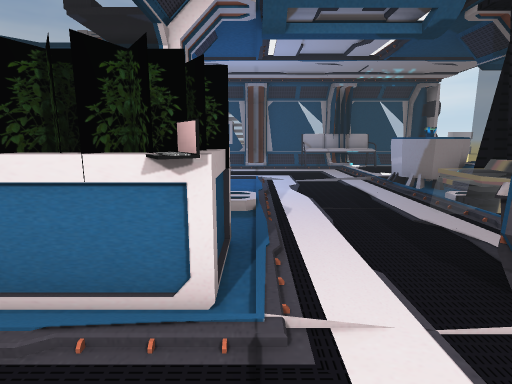
View 1 (above)

24 first-person views from a walk through a scene from a Unity 3-D project. The camera is 1.4 m above the floor, tilts 10° down and sees 80° across. Doors are open. The floor is counted in squares, 1 m on a side. Each view is taken from the middle of a square. On the plan, view 1 faces up. The plan holds only what a view shows up to about 14 squares ahead; the rest is blank. The place goes on beyond the plan. The player is left out.

View 2
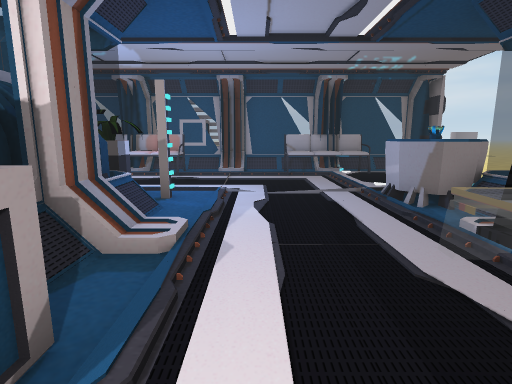

View 3
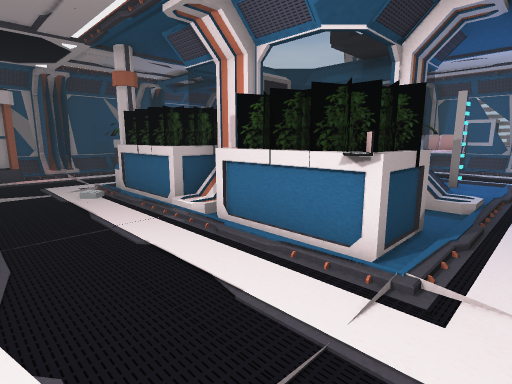

View 4
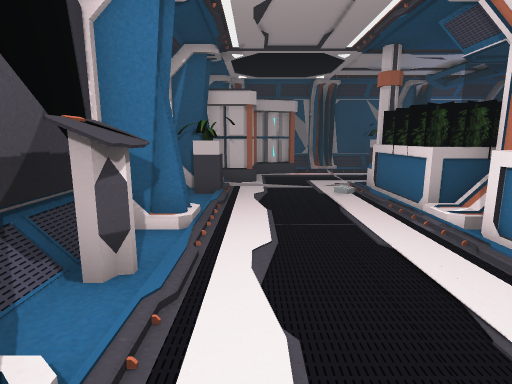

View 5
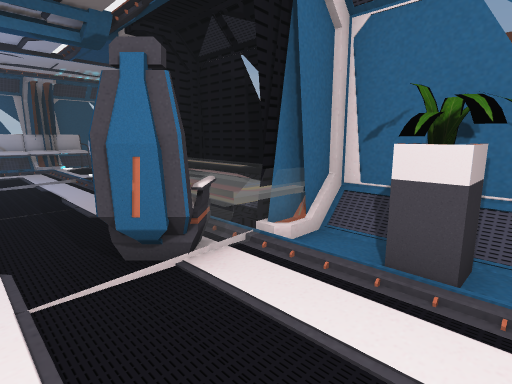

View 6
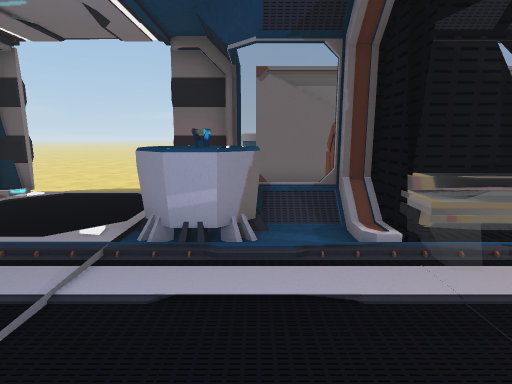

View 7
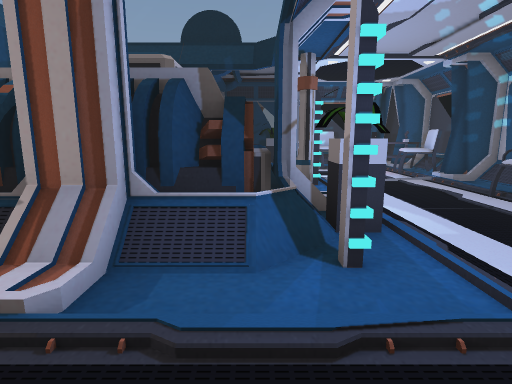

View 8
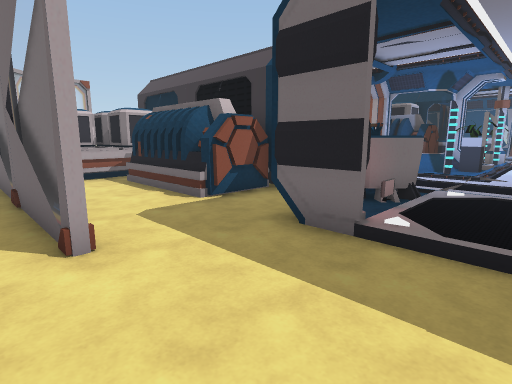

View 9
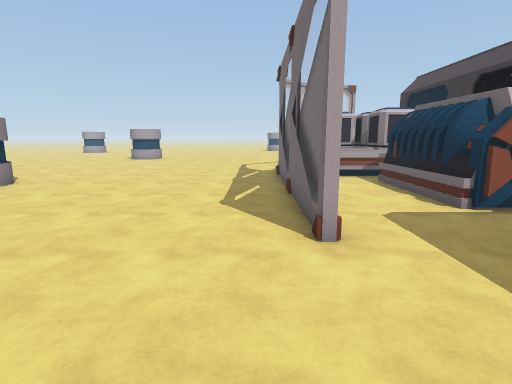

View 10
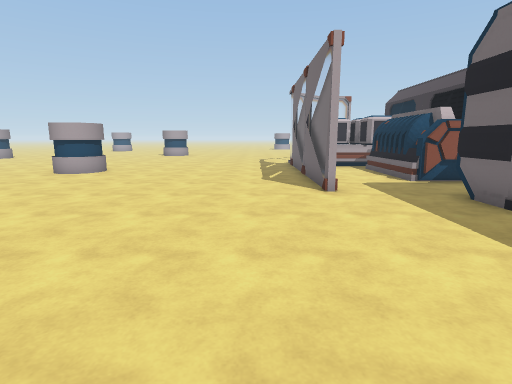

View 11
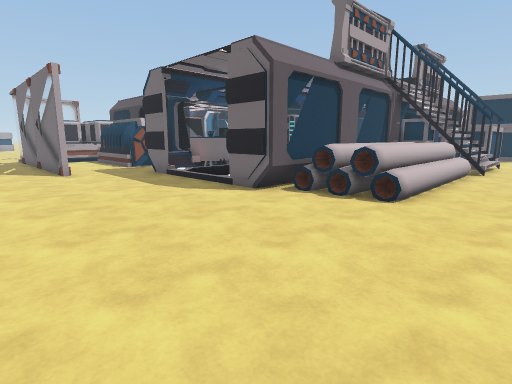

View 12
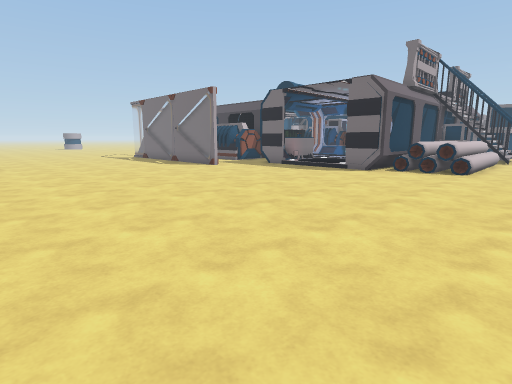

View 13
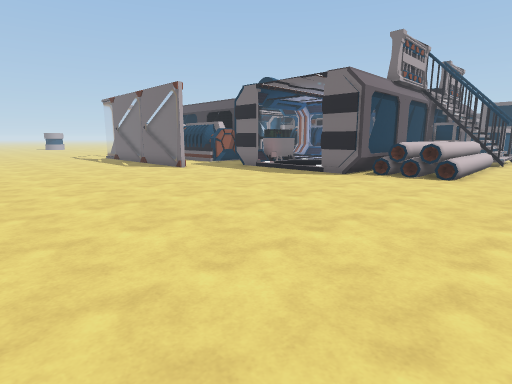

View 14
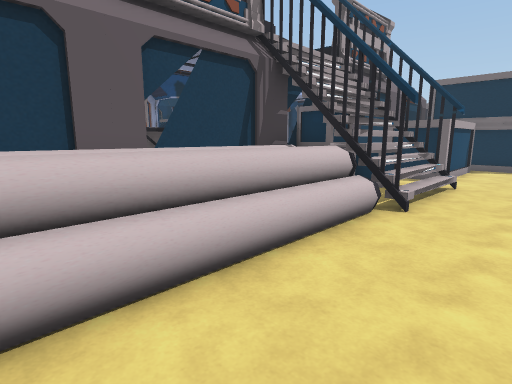

View 15
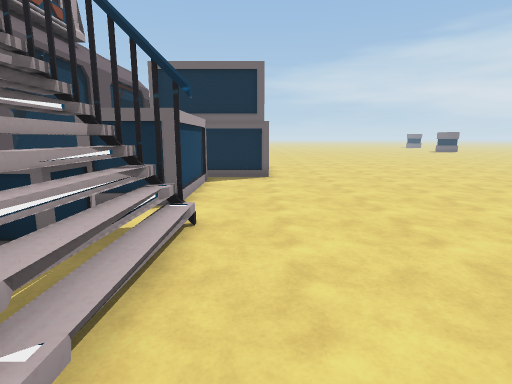

View 16
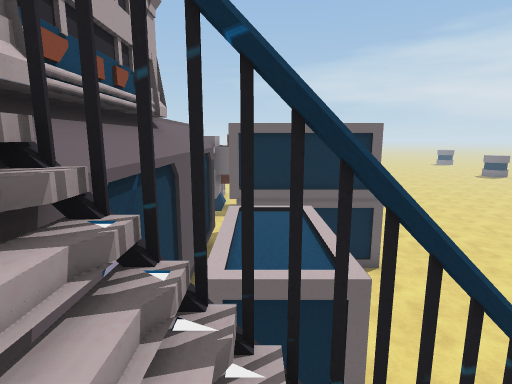

View 17
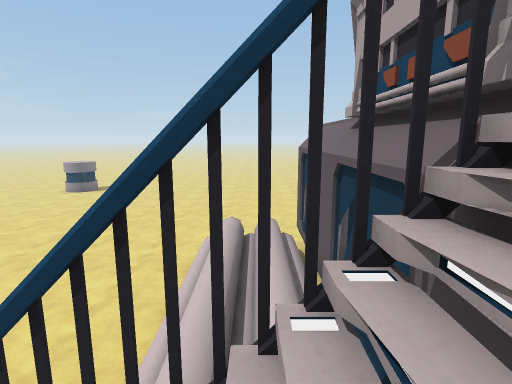

View 18
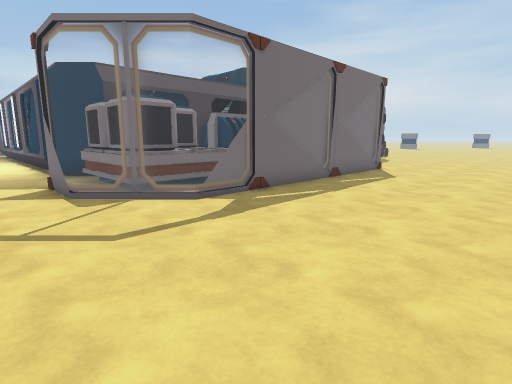

View 19
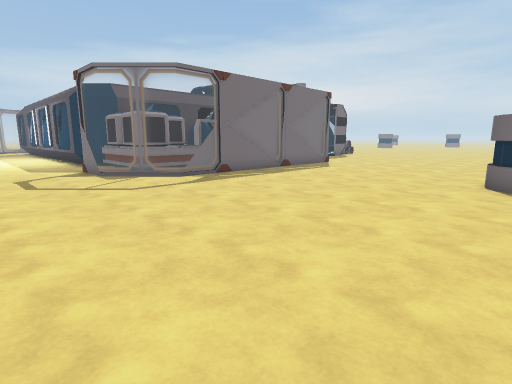

View 20
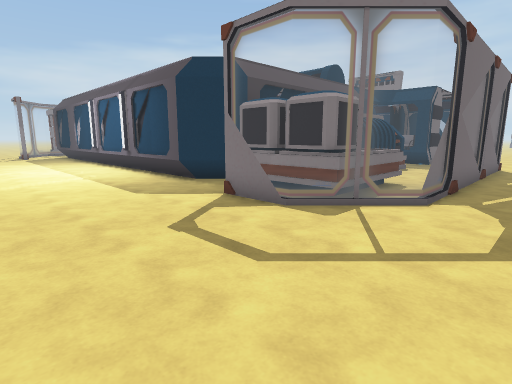

View 21
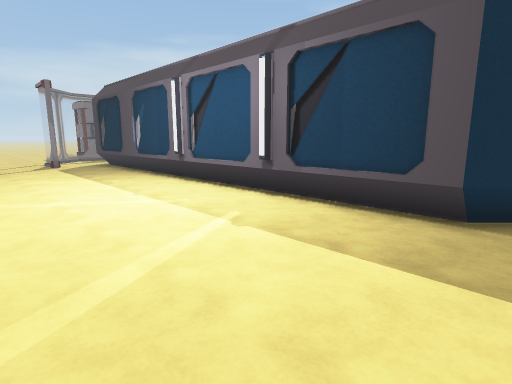

View 22
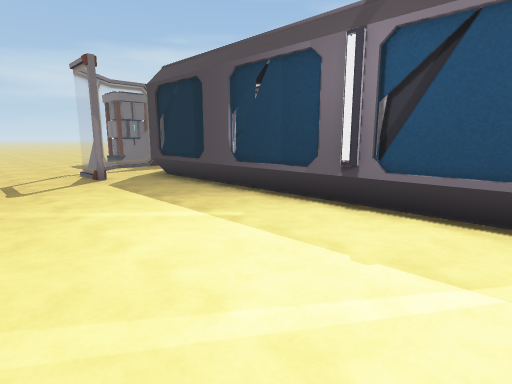

View 23
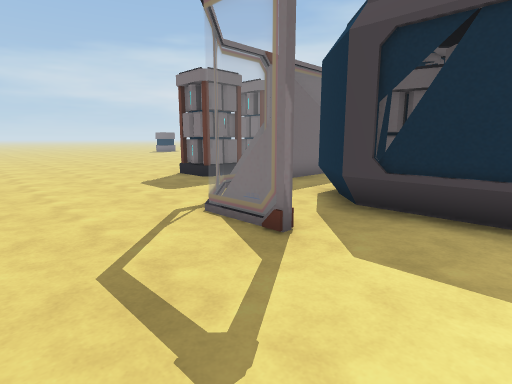

View 24
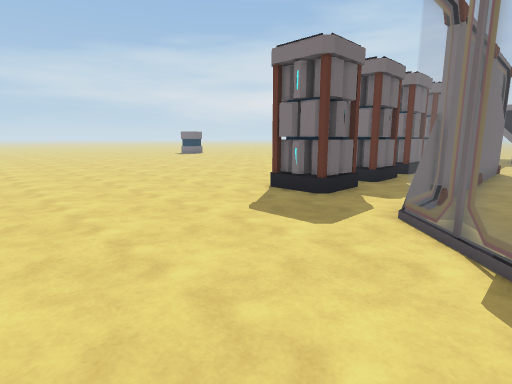

### Floor plan
Key: @ floor where view 1 was taken; # wall or solid block; . main floor; : floor 0.25 m higher than the main floor; + floor 4 m higher than the main floor; * floor 4.5 m higher than the main floor; / step, stairs or slope; D open door; = window, fence, low wall or low ledge; v drop or lower ground; S sofa; P projector; L laptop; A plant; C container; U column; B battery; N console; T table; H chair; M monitor; O other object.
Columns run from 25 left of view 1 to 21 right of it. Each row starts with its distance up from view 1.
 21                .............................. .
 20                O..............................
 19                O...../////.....................
 18                OOOOOO#///#OOOOOOO..............
 17                OOOOOOO///v OOOOOO..............
 16               ..####=#///#OOOOOOO#.............
 15              #T=##/###+//#//S#S//#.............
 14              TTHH#..+*++.:.SSSS..D............
 13                .H............:...D............
 12              OO  ............:...D............
 11              OO    ..........:...D............
 10                  U#::/::::...:PMMD............
  9             O    #U/ #A##:...PPP=#............
  8             O      =C#OO#:.../P#....=.........
  7       BB            CCOO/:..../.....=..........
  6          #.        CC OO//...O#OOO..=..........
  5        B =. O      CC  O/:... OOOO..=..........
  4       BB =. O         OOO:... OOOO..=........OO
  3        . =. =:.. UU O#OOOO.OO OOOO..=........O
  2       BB #. #:...UOOO/OOL:.OOO#OOO..=........O
  1  ..  BBB.=. =:................/CCCC.=..........
  0 ....   ..=..B ...........@ ..AACCCC.=..........
 -1 ..... BB.=..B ........... . ../CCCC.=..........
 -2 .....BBB.=..##  :#:::::N::    #CC C.=..........
 -3 .........=..##=BB#A==#=N=#= =##CCCC=...........
 -4 ..........=.....................===............
 -5 ...........===.................................
 -6 ...............................................
 -7 ..............................................
 -8 ......................................  ..... .
 -9      .......... . ..... ..... . ..... .

Where each view was taken, in squares from view 1:
view 1: 0 up, 0 right, facing up
view 2: 2 up, 1 right, facing up
view 3: 1 down, 1 right, facing up-left
view 4: 1 down, 1 right, facing left
view 5: 1 down, 1 right, facing up-right
view 6: 8 up, 0 right, facing right
view 7: 8 up, 2 right, facing left
view 8: 12 up, 12 right, facing down-left
view 9: 12 up, 12 right, facing down
view 10: 16 up, 13 right, facing down
view 11: 21 up, 14 right, facing down-left
view 12: 21 up, 21 right, facing down-left
view 13: 21 up, 19 right, facing down-left
view 14: 21 up, 6 right, facing down-left
view 15: 20 up, 1 right, facing left
view 16: 17 up, 2 left, facing left
view 17: 17 up, 2 left, facing right
view 18: 6 down, 17 right, facing up-left
view 19: 8 down, 21 right, facing up-left
view 20: 9 down, 13 right, facing up-left
view 21: 9 down, 5 right, facing up-left
view 22: 9 down, 1 left, facing up-left
view 23: 9 down, 9 left, facing up-left
view 24: 9 down, 14 left, facing up-left
